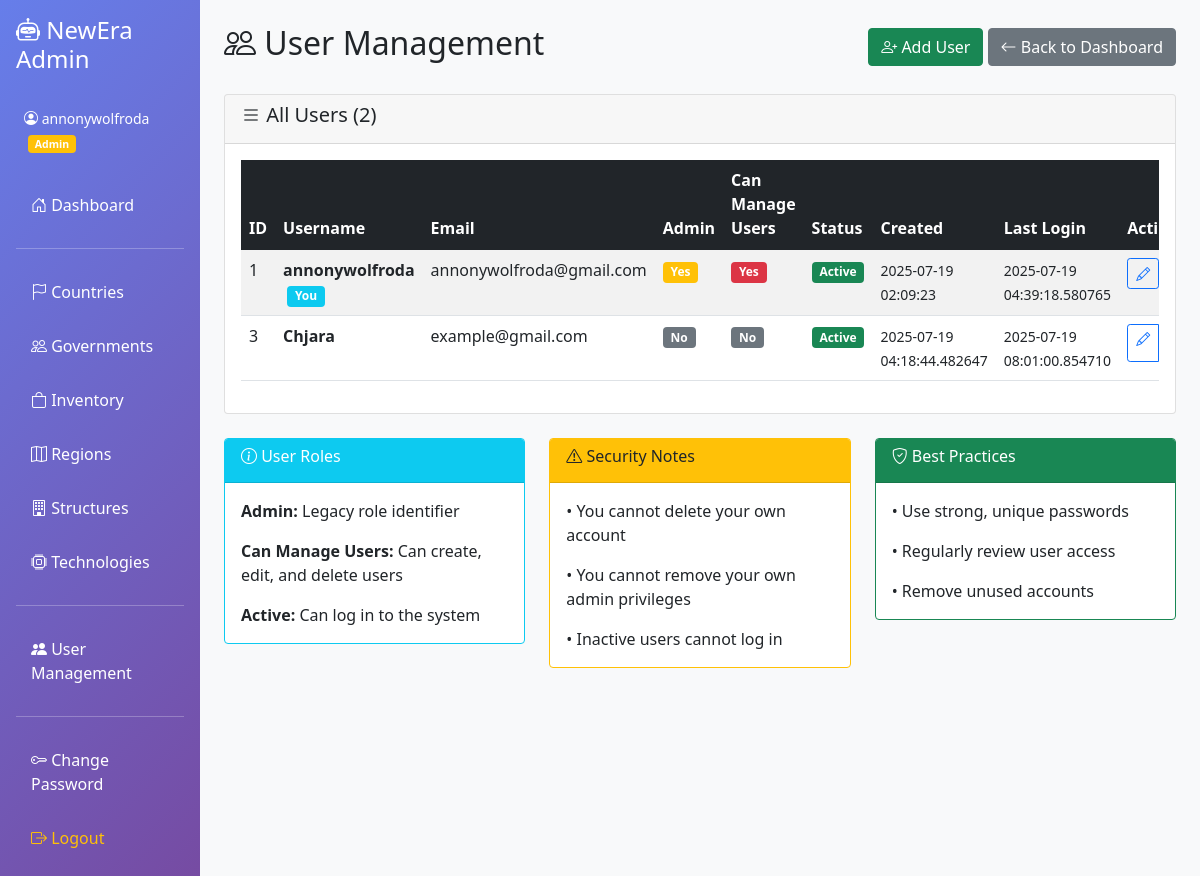
/users (signed in), run on an earlier commit of the app's database.
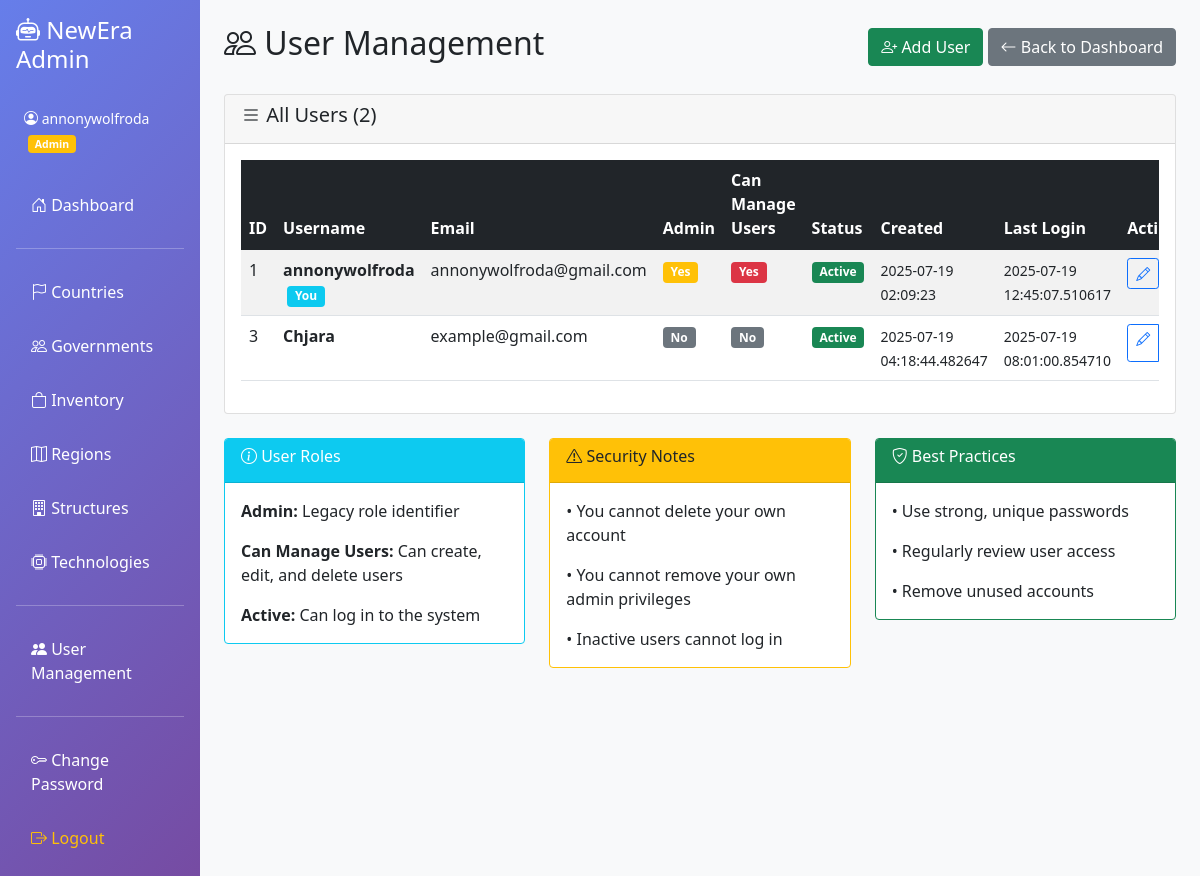
And on a later commit of the database.
### admin-panel/app.py (models this page shows, shortened)
class User(db.Model):
    __tablename__ = "AdminUsers"
    user_id = db.Column(db.Integer, primary_key=True, autoincrement=True)
    username = db.Column(db.String(80), unique=True, nullable=False)
    email = db.Column(db.String(120), unique=True, nullable=False)
    password_hash = db.Column(db.String(200), nullable=False)
    is_admin = db.Column(db.Boolean, default=False, nullable=False)
    can_manage_users = db.Column(db.Boolean, default=False, nullable=False)
    created_at = db.Column(db.String, default=lambda: str(datetime.now()))
    last_login = db.Column(db.String)
    is_active = db.Column(db.Boolean, default=True, nullable=False)

### admin-panel/app.py (the view)
@app.route("/users")
@admin_required
def users():
    users = User.query.all()
    return render_template("users.html", users=users)

### admin-panel/app.py (called while the page is built)
def admin_required(f):
    @wraps(f)
    def decorated_function(*args, **kwargs):
        if "user_id" not in session:
            flash("Please log in to access this page.", "error")
            return redirect(url_for("login"))
        user = User.query.get(session["user_id"])
        if not user or not user.can_manage_users:
            flash("Admin privileges required for this action.", "error")
            return redirect(url_for("index"))
        return f(*args, **kwargs)
    return decorated_function

### admin-panel/templates/users.html (shortened to what this page needs)
{% extends "base.html" %}
{% block content %}
<div class="d-flex justify-content-between align-items-center mb-4">
    <h2><i class="bi bi-people"></i> User Management</h2>
    <div>
        <a href="{{ url_for('add_user') }}" class="btn btn-success">
            <i class="bi bi-person-plus"></i> Add User
        </a>
        <a href="{{ url_for('index') }}" class="btn btn-secondary">
            <i class="bi bi-arrow-left"></i> Back to Dashboard
        </a>
    </div>
</div>
<div class="card">
    <div class="card-header">
        <h5><i class="bi bi-list"></i> All Users ({{ users|length }})</h5>
    </div>
    <div class="card-body">
        {% if users %}
            <div class="table-responsive">
                <table class="table table-striped table-hover">
                    <thead class="table-dark">
                        <tr>
                            <th>ID</th>
                            <th>Username</th>
                            <th>Email</th>
                            <th>Admin</th>
                            <th>Can Manage Users</th>
                            <th>Status</th>
                            <th>Created</th>
                            <th>Last Login</th>
                            <th>Actions</th>
                        </tr>
                    </thead>
                    <tbody>
                        {% for user in users %}
                        <tr>
                            <td>{{ user.user_id }}</td>
                            <td>
                                <strong>{{ user.username }}</strong>
                                {% if user.user_id == session.user_id %}
                                    <span class="badge bg-info ms-1">You</span>
                                {% endif %}
                            </td>
                            <td>{{ user.email }}</td>
                            <td>
                                {% if user.is_admin %}
                                    <span class="badge bg-warning">Yes</span>
                                {% else %}
                                    <span class="badge bg-secondary">No</span>
                                {% endif %}
                            </td>
                            <td>
                                {% if user.can_manage_users %}
                                    <span class="badge bg-danger">Yes</span>
                                {% else %}
                                    <span class="badge bg-secondary">No</span>
                                {% endif %}
                            </td>
                            <td>
                                {% if user.is_active %}
                                    <span class="badge bg-success">Active</span>
                                {% else %}
                                    <span class="badge bg-danger">Inactive</span>
                                {% endif %}
                            </td>
                            <td>
                                <small>{{ user.created_at or 'N/A' }}</small>
                            </td>
                            <td>
                                <small>{{ user.last_login or 'Never' }}</small>
                            </td>
                            <td>
                                <div class="btn-group btn-group-sm" role="group">
                                    <a href="{{ url_for('edit_user', user_id=user.user_id) }}"
                                       class="btn btn-outline-primary" title="Edit User">
                                        <i class="bi bi-pencil"></i>
                                    </a>
                                </div>
                            </td>
                        </tr>
                        {% endfor %}
                    </tbody>
                </table>
            </div>
        {% endif %}
    </div>
</div>
<div class="row mt-4">
    <div class="col-md-4">
        <div class="card border-info">
            <div class="card-header bg-info text-white">
                <h6><i class="bi bi-info-circle"></i> User Roles</h6>
            </div>
            <div class="card-body">
                <p><strong>Admin:</strong> Legacy role identifier</p>
                <p><strong>Can Manage Users:</strong> Can create, edit, and delete users</p>
                <p class="mb-0"><strong>Active:</strong> Can log in to the system</p>
            </div>
        </div>
    </div>
    <div class="col-md-4">
        <div class="card border-warning">
            <div class="card-header bg-warning text-dark">
                <h6><i class="bi bi-exclamation-triangle"></i> Security Notes</h6>
            </div>
            <div class="card-body">
                <p>• You cannot delete your own account</p>
                <p>• You cannot remove your own admin privileges</p>
                <p class="mb-0">• Inactive users cannot log in</p>
            </div>
        </div>
    </div>
    <div class="col-md-4">
        <div class="card border-success">
            <div class="card-header bg-success text-white">
                <h6><i class="bi bi-shield-check"></i> Best Practices</h6>
            </div>
            <div class="card-body">
                <p>• Use strong, unique passwords</p>
                <p>• Regularly review user access</p>
                <p class="mb-0">• Remove unused accounts</p>
            </div>
        </div>
    </div>
</div>
{% endblock %}

### admin-panel/templates/base.html (shortened to what this page needs)
<!doctype html>
<html lang="fr">
<head>
  <link href="https://cdn.jsdelivr.net/npm/bootstrap@5.1.3/dist/css/bootstrap.min.css" rel="stylesheet">
  <link href="https://cdn.jsdelivr.net/npm/bootstrap-icons@1.7.2/font/bootstrap-icons.css" rel="stylesheet">
</head>
<body class="bg-light">
  <div class="container-fluid">
    <div class="row">
      <div class="col-md-3 col-lg-2 sidebar p-3">
        <h4 class="text-white mb-4">
          <i class="bi bi-robot"></i> NewEra Admin
        </h4>
        {% if session.username %}
        <div class="bg-rgba-255-255-255-0-1 p-2 rounded mb-3 text-white">
          <small>
            <i class="bi bi-person-circle"></i> {{ session.username }}
            {% if session.is_admin %}
              <span class="badge bg-warning ms-1">Admin</span>
            {% endif %}
          </small>
        </div>
        {% endif %}
        <div class="nav flex-column">
          <a href="/" class="nav-link">
            <i class="bi bi-house-door"></i> Dashboard
          </a>
          <hr class="text-white">
          <a href="/countries" class="nav-link">
            <i class="bi bi-flag"></i> Countries
          </a>
          <a href="/governments" class="nav-link">
            <i class="bi bi-people"></i> Governments
          </a>
          <a href="/inventory" class="nav-link">
            <i class="bi bi-bag"></i> Inventory
          </a>
          <a href="/regions" class="nav-link">
            <i class="bi bi-map"></i> Regions
          </a>
          <a href="/structures" class="nav-link">
            <i class="bi bi-building"></i> Structures
          </a>
          <a href="/technologies" class="nav-link">
            <i class="bi bi-cpu"></i> Technologies
          </a>
          {% if session.is_admin %}
          <hr class="text-white">
          <a href="/users" class="nav-link">
            <i class="bi bi-people-fill"></i> User Management
          </a>
          {% endif %}
          <hr class="text-white">
          <a href="/change_password" class="nav-link">
            <i class="bi bi-key"></i> Change Password
          </a>
          <a href="/logout" class="nav-link text-warning">
            <i class="bi bi-box-arrow-right"></i> Logout
          </a>
        </div>
      </div>
      <div class="col-md-9 col-lg-10 p-4">
        {% block content %}{% endblock %}
      </div>
    </div>
  </div>
</body>
</html>

### admin-panel/templates/base.html (style rules this page uses)
.sidebar { min-height: 100vh; background: linear-gradient(135deg, #667eea 0%, #764ba2 100%); }
.sidebar a { color: white; text-decoration: none; padding: 10px 15px; display: block; border-radius: 5px; margin: 5px 0; transition: all 0.3s; }

What changed in the data, as far as the page shows it:
changed User "annonywolfroda": last_login "2025-07-19 04:39:18.580765" → "2025-07-19 12:45:07.510617"
